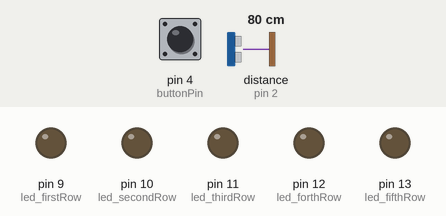
Simulated run of this sketch. Board: Arduino Uno, built with avr-gcc and run on an emulated ATmega328P. Shown: output pins drawn as LEDs (lit = HIGH). Wiring (inferred from the names in the program): ultrasonic range finder: trigger pin 7; echo pin 2. The test bench sets the inputs (shaded band); at power-on: distance to the obstacle (sensor on pin 2) 80 cm, pin 4 (buttonPin) HIGH. The echo pulse lasts 58.3 µs per cm; pins used as bus, display or sensor lines are not drawn.

Above: at 1.2 s.
1.3 s: distance to the obstacle (sensor on pin 2) set to 11 cm
2.8 s: distance to the obstacle (sensor on pin 2) set to 9 cm
At 3.1 s:
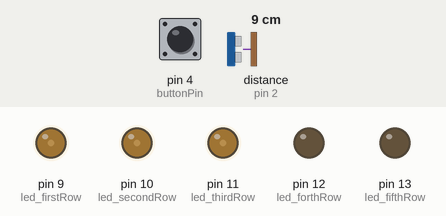
4.3 s: distance to the obstacle (sensor on pin 2) set to 2 cm
At 5.2 s:
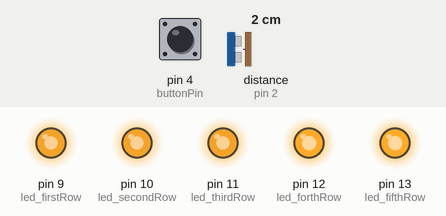
5.8 s: distance to the obstacle (sensor on pin 2) set to 4 cm
At 6.3 s:
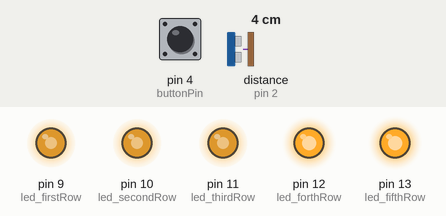
Timing chart, 0 to 8.3 s (numbered marks = the images above; inputs shaded):
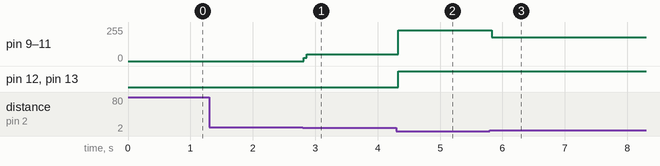

Measured:
- the behaviour switches between 10 and 9 cm on distance to the obstacle (sensor on pin 2) (found by bisection; images 0 and 1)
- after the input at 1.3 s, every drawn part: stays the same
- after the input at 2.8 s, pin 9 (led_firstRow), pin 10 (led_secondRow), pin 11 (led_thirdRow): 0/255 → 51/255 at once
- after the input at 4.3 s, pin 9 (led_firstRow), pin 10 (led_secondRow), pin 11 (led_thirdRow): 51/255 → 229/255 at once; pin 12 (led_forthRow), pin 13 (led_fifthRow): LOW → HIGH at once
- after the input at 5.8 s, pin 9 (led_firstRow), pin 10 (led_secondRow), pin 11 (led_thirdRow): 229/255 → 178/255 at once

The sketch:

Sensible_Box.ino
```cpp
/* Ultrasonic sensor pins */
const int trigPin = 7;
const int echoPin = 2;
/* LED rows pins */
const int led_firstRow = 9;
const int led_secondRow = 10;
const int led_thirdRow = 11;
const int led_forthRow = 12;
const int led_fifthRow = 13;
/* Button pins */
const int buttonPin = 4;
/* Control variables*/
int brightness = 0;    // how bright the LED is
int buttonState = 0;   // status of the switch
int buttonLastInput = 0;  // implement non continuous clicking
int behavioralMode = 0; // 0: Introvert, 1: Extrovert

/*JOYSTICK*/
const int inX = A0; // analog input for x-axis
const int inY = A1; // analog input for y-axis
const int inPressed = 12; // input for detecting whether the joystick/button is pressed
int xValue = 0; // variable to store x value
int yValue = 0; // variable to store y value
int notPressed = 0; // variable to store the button's state => 1 if not pressed

void setup() {
  Serial.begin(9600);
  pinMode(led_firstRow, OUTPUT);
  pinMode(led_secondRow, OUTPUT);
  pinMode(led_thirdRow, OUTPUT);
  pinMode(led_forthRow, OUTPUT);
  pinMode(led_fifthRow, OUTPUT);
  pinMode(trigPin, OUTPUT);
  pinMode(echoPin, INPUT);
  pinMode(buttonPin, INPUT_PULLUP);
  /*JOYSTICK*/
  pinMode(inX, INPUT); // setup x input
  pinMode(inY, INPUT); // setup y input
  pinMode(inPressed, INPUT_PULLUP); // we use a pullup-resistor for the button functionality
}

void loop() {
  buttonState = digitalRead(buttonPin);
  long duration, distance;
  digitalWrite(trigPin, HIGH);
  delayMicroseconds(1000);
  digitalWrite(trigPin, LOW);
  duration = pulseIn(echoPin, HIGH);
  distance = (duration / 2) / 29.1;
  // Correlation of brightness (0-255) and distance of (0-10 cm).
  brightness = (distance <= 10) ? 255 - 25.5 * distance : 0;
  startLEDs();
  delay(50);


  // check if the button is pressed (non-continuously). LOW: pressed, HIGH: not pressed
  /*if (buttonState == HIGH && buttonLastInput == 0) {
    Serial.println(" OFF ");
    brightness = 0;
    startLEDs();
  } else if (buttonState == HIGH && buttonLastInput == 1) {
      Serial.println(" Do nothing ");
      startLEDs();
      delay(10);
  } else if (buttonState == LOW) {
    if (buttonLastInput == 0) {
      Serial.println(" TURN ON ");
      buttonLastInput = 1;
      startLEDs();
      delay(10);
     } else {
      Serial.println(" TURN OFF ");
      buttonLastInput = 0;
      brightness = 0;
      startLEDs();
      delay(10);
    }
  }*/
}

void startLEDs() {
  analogWrite(led_firstRow, brightness);
  analogWrite(led_secondRow, brightness);
  analogWrite(led_thirdRow, brightness);
  analogWrite(led_forthRow, brightness);
  analogWrite(led_fifthRow, brightness);
}
```
